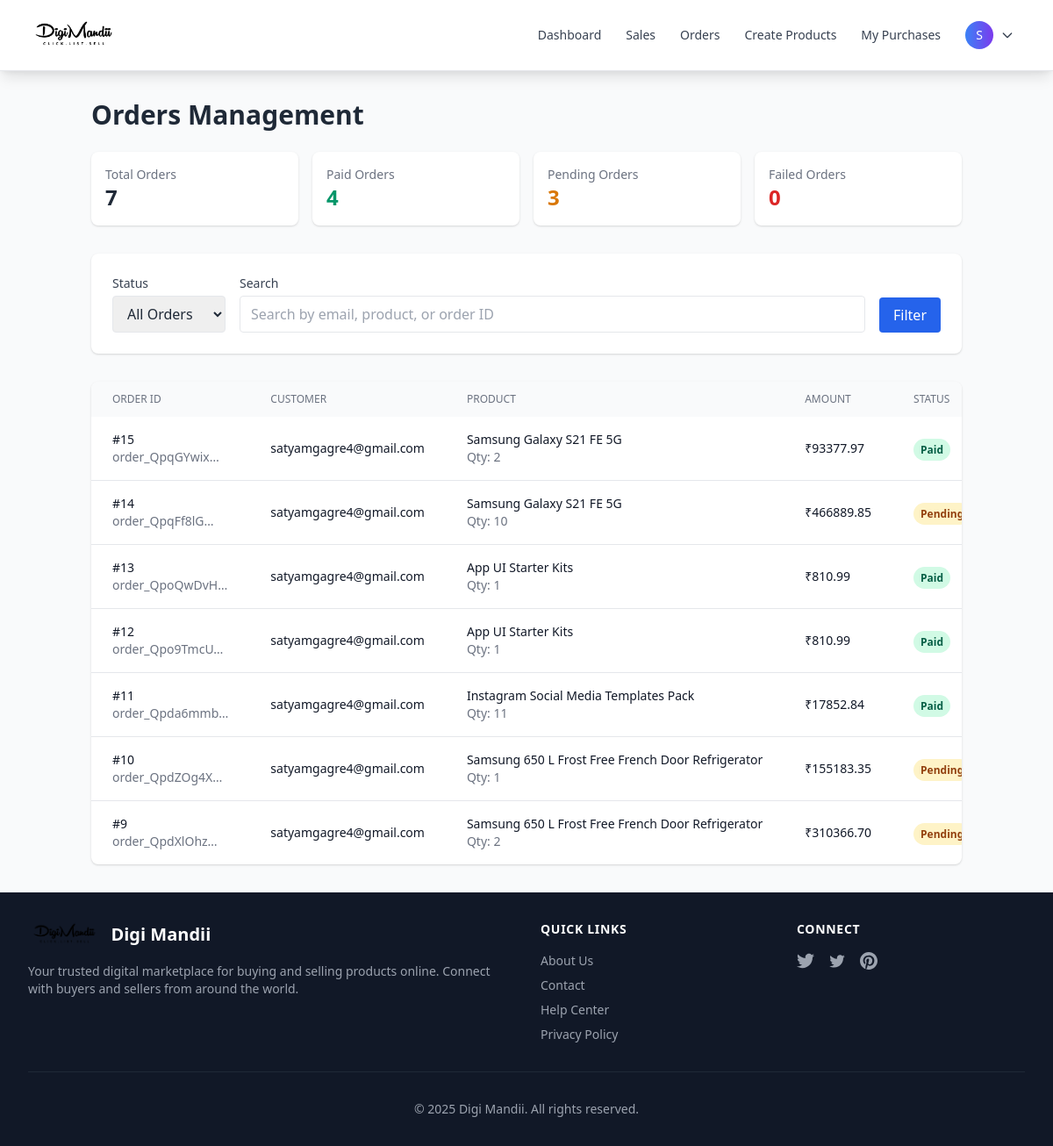
The app's page /orders/ (signed in), older data.
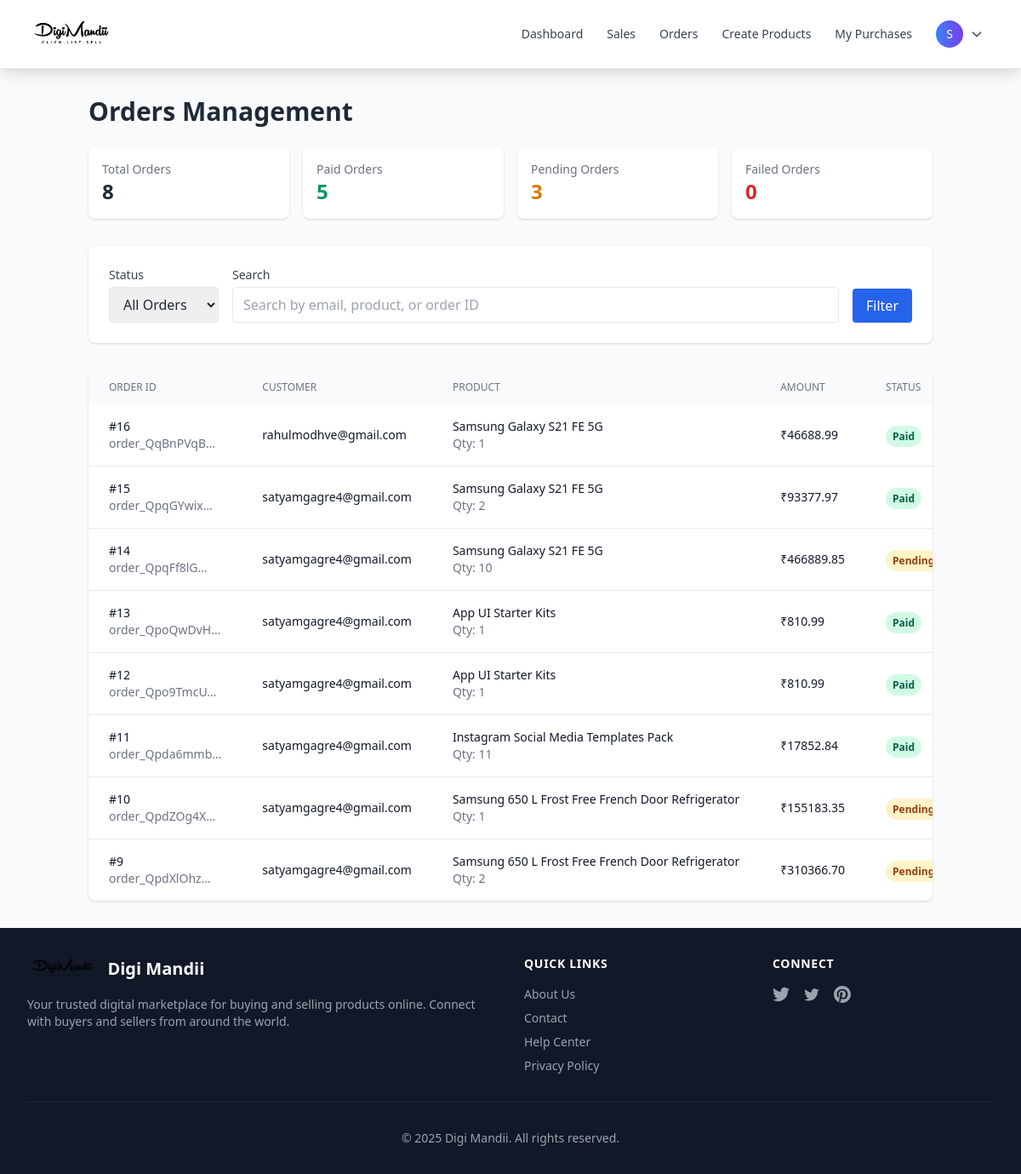
The same page, newer data.
### mandii/models.py (models this page shows, shortened)
class OrderDetail(models.Model):
    user = models.ForeignKey(User, on_delete=models.CASCADE, related_name='orders', null=True, blank=True)
    customer_email = models.EmailField()
    product = models.ForeignKey(Product, on_delete=models.CASCADE)
    quantity = models.PositiveIntegerField(default=1)
    shipping_cost = models.FloatField(default=0.0)
    total_amount = models.FloatField(default=0.0)
    amount = models.IntegerField(help_text="Amount in paise")
    razorpay_order_id = models.CharField(max_length=200, unique=True, blank=True, null=True)
    razorpay_payment_id = models.CharField(max_length=200, blank=True, null=True)
    razorpay_signature = models.CharField(max_length=500, blank=True, null=True)
    has_paid = models.BooleanField(default=False)
    payment_status = models.CharField(
        max_length=20,
        choices=[
            ('pending', 'Pending'),
            ('completed', 'Completed'),
            ('failed', 'Failed'),
            ('refunded', 'Refunded'),
        ],
        default='pending'
    )
    failure_reason = models.CharField(max_length=500, blank=True, null=True)
    created_on = models.DateTimeField(auto_now_add=True)
    updated_on = models.DateTimeField(auto_now=True)
    class Meta:
        ordering = ['-created_on']

class Product(models.Model):
    seller = models.ForeignKey(User, on_delete=models.CASCADE, related_name='products')
    name = models.CharField(max_length=100)
    description = models.CharField(max_length=200)
    price = models.DecimalField(max_digits=10, decimal_places=2, validators=[MinValueValidator(Decimal('0.01'))])
    file = models.FileField(upload_to='uploads')
    is_active = models.BooleanField(default=True)
    created_on = models.DateTimeField(auto_now_add=True)
    updated_on = models.DateTimeField(auto_now=True)
    class Meta:
        ordering = ['-created_on']

### mandii/views.py (the view)
# urls.py: path('orders/', views.orders_view, name='orders'),
@login_required
def orders_view(request):
    from django.core.paginator import Paginator
    from django.db.models import Q
    status_filter = request.GET.get('status', 'all')
    search_query = request.GET.get('search', '')
    orders = OrderDetail.objects.select_related('product', 'user').order_by('-created_on')
    if status_filter == 'paid':
        orders = orders.filter(has_paid=True)
    elif status_filter == 'pending':
        orders = orders.filter(has_paid=False, payment_status='pending')
    elif status_filter == 'failed':
        orders = orders.filter(payment_status='failed')
    elif status_filter == 'completed':
        orders = orders.filter(payment_status='completed')
    if search_query:
        orders = orders.filter(
            Q(customer_email__icontains=search_query) |
            Q(product__name__icontains=search_query) |
            Q(razorpay_order_id__icontains=search_query)
        )
    paginator = Paginator(orders, 20)  # 20 orders per page
    page_number = request.GET.get('page')
    page_obj = paginator.get_page(page_number)
    total_orders = OrderDetail.objects.count()
    paid_orders = OrderDetail.objects.filter(has_paid=True).count()
    pending_orders = OrderDetail.objects.filter(has_paid=False, payment_status='pending').count()
    failed_orders = OrderDetail.objects.filter(payment_status='failed').count()
    context = {
        'title': 'Orders',
        'orders': page_obj,
        'status_filter': status_filter,
        'search_query': search_query,
        'total_orders': total_orders,
        'paid_orders': paid_orders,
        'pending_orders': pending_orders,
        'failed_orders': failed_orders,
    }
    return render(request, 'mandii/orders.html', context)

### mandii/templates/mandii/orders.html (shortened to what the changed rows need)
{% extends 'mandii/base.html' %}
{% block body %}
<!DOCTYPE html>
<html lang="en">
<head>
    <link href="https://cdnjs.cloudflare.com/ajax/libs/tailwindcss/2.2.19/tailwind.min.css" rel="stylesheet">
</head>
<body class="bg-gray-100">
    <div class="container mx-auto px-4 py-8">
        <div class="mb-6">
            <h1 class="text-3xl font-bold text-gray-800">Orders Management</h1>
        </div>
        <div class="grid grid-cols-1 md:grid-cols-4 gap-4 mb-8">
            <div class="bg-white rounded-lg shadow p-4">
                <h3 class="text-sm font-medium text-gray-500">Total Orders</h3>
                <p class="text-2xl font-bold text-gray-800">{{ total_orders }}</p>
            </div>
            <div class="bg-white rounded-lg shadow p-4">
                <h3 class="text-sm font-medium text-gray-500">Paid Orders</h3>
                <p class="text-2xl font-bold text-green-600">{{ paid_orders }}</p>
            </div>
        </div>
        <div class="bg-white rounded-lg shadow overflow-hidden">
            <div class="overflow-x-auto">
                <table class="w-full">
                    <thead class="bg-gray-50">
                        <tr>
                            <th class="px-6 py-3 text-left text-xs font-medium text-gray-500 uppercase">Order ID</th>
                            <th class="px-6 py-3 text-left text-xs font-medium text-gray-500 uppercase">Customer</th>
                            <th class="px-6 py-3 text-left text-xs font-medium text-gray-500 uppercase">Product</th>
                            <th class="px-6 py-3 text-left text-xs font-medium text-gray-500 uppercase">Amount</th>
                            <th class="px-6 py-3 text-left text-xs font-medium text-gray-500 uppercase">Status</th>
                        </tr>
                    </thead>
                    <tbody class="divide-y divide-gray-200">
                        {% for order in orders %}
                        <tr class="hover:bg-gray-50">
                            <td class="px-6 py-4 whitespace-nowrap">
                                <div class="text-sm font-medium text-gray-900">#{{ order.id }}</div>
                                <div class="text-sm text-gray-500">{{ order.razorpay_order_id|truncatechars:15 }}</div>
                            </td>
                            <td class="px-6 py-4 whitespace-nowrap">
                                <div class="text-sm text-gray-900">{{ order.customer_email }}</div>
                            </td>
                            <td class="px-6 py-4 whitespace-nowrap">
                                <div class="text-sm text-gray-900">{{ order.product.name }}</div>
                                <div class="text-sm text-gray-500">Qty: {{ order.quantity }}</div>
                            </td>
                            <td class="px-6 py-4 whitespace-nowrap">
                                <div class="text-sm text-gray-900">₹{{ order.total_amount|floatformat:2 }}</div>
                            </td>
                            <td class="px-6 py-4 whitespace-nowrap">
                                {% if order.has_paid %}
                                    <span class="px-2 py-1 text-xs font-semibold rounded-full bg-green-100 text-green-800">
                                        Paid
                                    </span>
                                {% elif order.payment_status == 'failed' %}
                                    <span class="px-2 py-1 text-xs font-semibold rounded-full bg-red-100 text-red-800">
                                        Failed
                                    </span>
                                {% else %}
                                    <span class="px-2 py-1 text-xs font-semibold rounded-full bg-yellow-100 text-yellow-800">
                                        Pending
                                    </span>
                                {% endif %}
                            </td>
                        </tr>
                        {% empty %}
                        <tr>
                            <td colspan="7" class="px-6 py-12 text-center text-gray-500">
                                No orders found
                            </td>
                        </tr>
                        {% endfor %}
                    </tbody>
                </table>
            </div>
        </div>
    </div>
</body>
</html>
{% endblock %}

Row changes from the older to the newer data that the page shows:
added OrderDetail: id "16", razorpay_order_id "order_QqBnPVqB…", customer_email "rahulmodhve@gmail.com", product.name "Samsung Galaxy S21 FE 5G", quantity "1", total_amount "46688.99", has_paid "Paid"
Text that changed along with them:
{{ total_orders }}: "7" → "8"
{{ paid_orders }}: "4" → "5"
